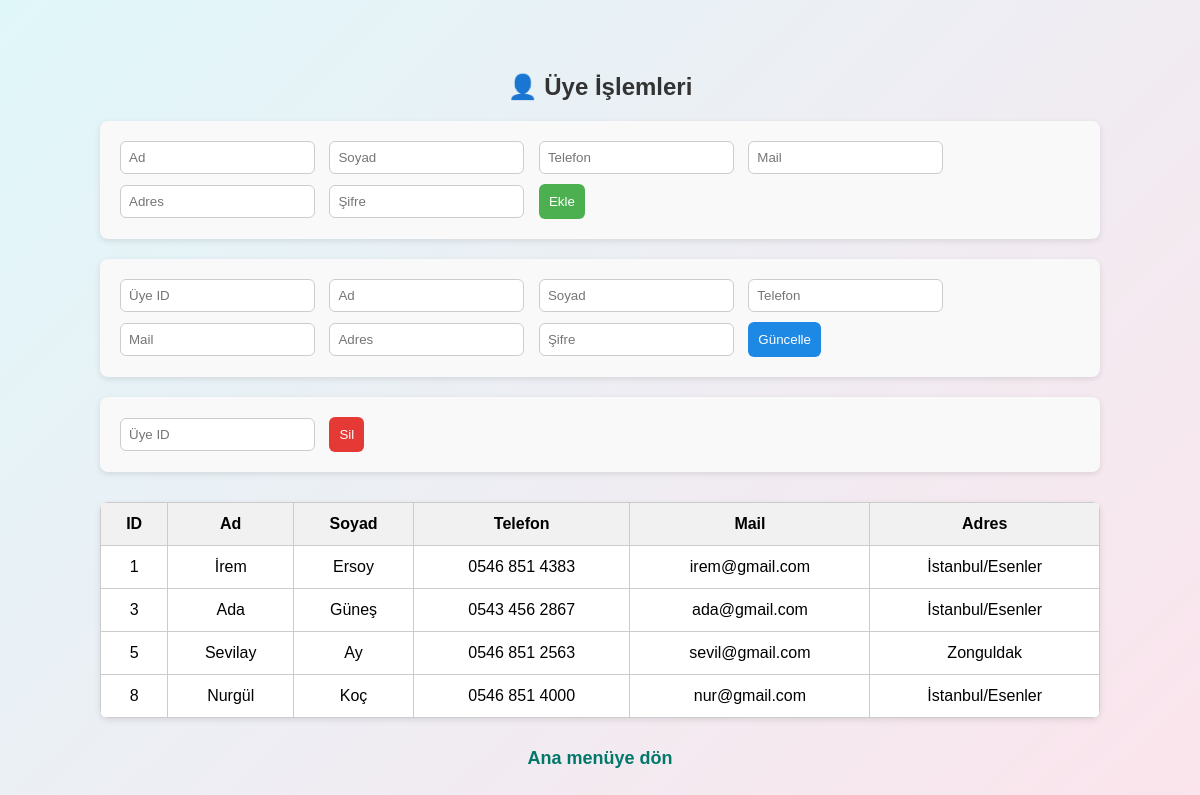
/kutuphaneOtomasyonu/ui/uyeler.php, run on the app's committed database.
### tables this page shows
CREATE TABLE `uyeler` (
  `uye_id` int NOT NULL AUTO_INCREMENT,
  `uye_ad` varchar(100) NOT NULL,
  `uye_soyad` varchar(100) NOT NULL,
  `uye_tel` varchar(25) NOT NULL,
  `uye_mail` varchar(250) NOT NULL,
  `uye_adres` varchar(250) NOT NULL,
  `uye_password` varchar(255) NOT NULL,
  PRIMARY KEY (`uye_id`),
  UNIQUE KEY `uye_tel` (`uye_tel`),
  UNIQUE KEY `uye_mail` (`uye_mail`)
);

### kutuphaneOtomasyonu/dal/uyeDAL.php (called while the page is built, shortened)
<?php
include_once(__DIR__ . "/baglanti.php");
function uyelerListeDAL(){
    global $conn;
    $sql = "CALL UyelerHepsi()";
    $result = mysqli_query($conn, $sql);
    $rows = [];
    while($row = mysqli_fetch_assoc($result)){
        $rows[] = $row;
    }
    return $rows;
}
?>

### kutuphaneOtomasyonu/bl/uyeBL.php (called while the page is built, shortened)
<?php
include_once(__DIR__ . "/../dal/uyeDAL.php");
function uyelerListeBL(){
    return uyelerListeDAL();
}
?>

### kutuphaneOtomasyonu/ui/uyeler.php (the view, shortened to what this page needs)
<?php include_once("../bl/uyeBL.php"); ?>
<!DOCTYPE html>
<html lang="tr">
<head>
    <link rel="stylesheet" href="../ui/style.css">
</head>
<body>
<div class="container">
    <h2>👤 Üye İşlemleri</h2>
    <form method="post">
        <input type="text" name="ad" placeholder="Ad" required>
        <input type="text" name="soyad" placeholder="Soyad" required>
        <input type="text" name="tel" placeholder="Telefon" required>
        <input type="email" name="mail" placeholder="Mail" required>
        <input type="text" name="adres" placeholder="Adres" required>
        <input type="password" name="pass" placeholder="Şifre" required>
        <button type="submit" name="ekle">Ekle</button>
    </form>
    <form method="post">
        <input type="number" name="id" placeholder="Üye ID" required>
        <input type="text" name="ad" placeholder="Ad" required>
        <input type="text" name="soyad" placeholder="Soyad" required>
        <input type="text" name="tel" placeholder="Telefon" required>
        <input type="email" name="mail" placeholder="Mail" required>
        <input type="text" name="adres" placeholder="Adres" required>
        <input type="password" name="pass" placeholder="Şifre" required>
        <button type="submit" name="guncelle">Güncelle</button>
    </form>
    <form method="post">
        <input type="number" name="id" placeholder="Üye ID" required>
        <button type="submit" name="sil">Sil</button>
    </form>
    <?php
    $uyeler = uyelerListeBL();
    echo "<table>
            <tr>
              <th>ID</th><th>Ad</th><th>Soyad</th>
              <th>Telefon</th><th>Mail</th><th>Adres</th>
            </tr>";
    foreach($uyeler as $row){
        echo "<tr>
                <td>".$row['ID']."</td>
                <td>".$row['Ad']."</td>
                <td>".$row['Soyad']."</td>
                <td>".$row['Telefon']."</td>
                <td>".$row['Mail']."</td>
                <td>".$row['Adres']."</td>
              </tr>";
    }
    echo "</table>";
    ?>
    <p><a href="../index.php">Ana menüye dön</a></p>
</div>
</body>
</html>

### kutuphaneOtomasyonu/ui/style.css (style rules this page uses)
body { font-family: Arial, sans-serif; margin: 0; padding: 20px; background: linear-gradient(135deg, #e0f7fa, #fce4ec); min-height: 100vh; display: flex; justify-content: center; }
.container { max-width: 1000px; width: 100%; margin: auto; }
h2 { text-align: center; color: #333; margin-bottom: 20px; }
p { text-align: center; font-size: 18px; color: #555; }
form { margin: 20px 0; padding: 15px; background: #f9f9f9; border-radius: 8px; box-shadow: 0 2px 6px rgba(0,0,0,0.1); }
form input, form button { margin: 5px; padding: 8px; border: 1px solid #ccc; border-radius: 6px; }
form button { background: #4caf50; color: white; cursor: pointer; transition: background 0.3s; }
table { margin: 30px auto; border-collapse: collapse; width: 100%; background: #fff; border-radius: 8px; overflow: hidden; box-shadow: 0 2px 6px rgba(0,0,0,0.1); }
table th, table td { padding: 12px; border: 1px solid #ccc; text-align: center; }
table th { background: #f1f1f1; font-weight: bold; }
a { color: #00796b; text-decoration: none; font-weight: bold; }
form button { cursor: pointer; border-radius: 6px; padding: 10px; border: none; }
button[name="ekle"] { background: #4caf50 !important; color: white !important; }
button[name="guncelle"] { background: #1e88e5 !important; color: white !important; }
button[name="sil"] { background: #e53935 !important; color: white !important; }

### data on the page
uyeler: uye_id "1", uye_ad "İrem", uye_soyad "Ersoy", uye_tel "0546 851 4383", uye_mail "irem@gmail.com", uye_adres "İstanbul/Esenler"
uyeler: uye_id "3", uye_ad "Ada", uye_soyad "Güneş", uye_tel "0543 456 2867", uye_mail "ada@gmail.com", uye_adres "İstanbul/Esenler"
uyeler: uye_id "5", uye_ad "Sevilay", uye_soyad "Ay", uye_tel "0546 851 2563", uye_mail "sevil@gmail.com", uye_adres "Zonguldak"
uyeler: uye_id "8", uye_ad "Nurgül", uye_soyad "Koç", uye_tel "0546 851 4000", uye_mail "nur@gmail.com", uye_adres "İstanbul/Esenler"
